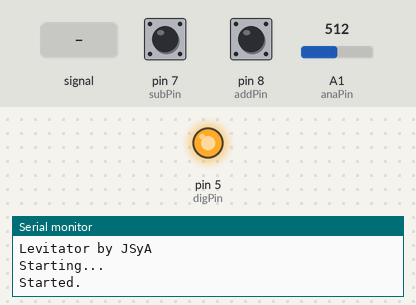
This sketch was run on a simulated Arduino Uno, built with avr-gcc and run on an emulated ATmega328P. Parts: output pins drawn as LEDs (lit = HIGH), the last lines printed to the serial monitor. The inputs (shaded band) are chosen by the test bench; at power-on: A1 (anaPin) = 512, pin 7 (subPin) HIGH, pin 8 (addPin) HIGH.

Above: at 1.2 s.
1.3 s: A1 (anaPin) fed a 200 Hz sine of ±460 counts around its level
At 3.53 s:
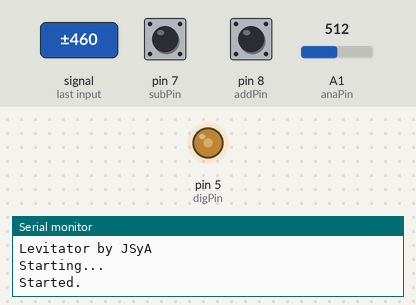
4.3 s: A1 (anaPin) set to 1023
7.3 s: A1 (anaPin) set to 0
At 10.0 s:
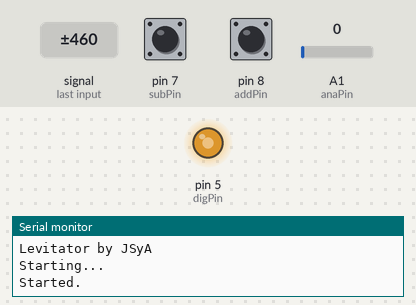
10.3 s: pin 7 (subPin) pulled LOW for 0.15 s
At 11.3 s:
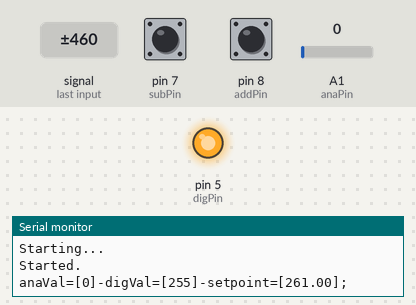
13.4 s: pin 8 (addPin) pulled LOW for 1 s
At 15.5 s:
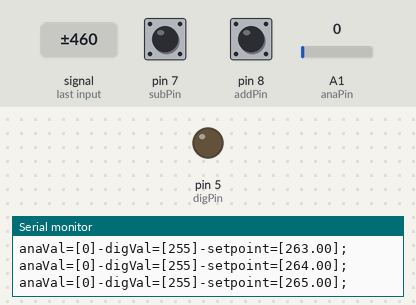
16.4 s: pin 7 (subPin) pulled LOW for 1 s
Timing chart, 0 to 20.5 s (numbered marks = the images above; inputs shaded):
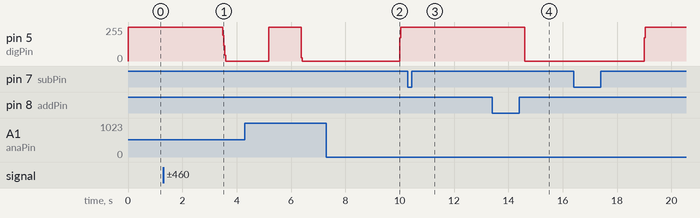

Measured:
- after the input at 10.3 s, pin 5 (digPin): stays 255/255 (without the input it goes to 0/255 after 3.0 s)
- after the input at 13.4 s, pin 5 (digPin): 255/255 → 0/255 after 1.2 s instead of 0.20 s

The sketch:

levitate.ino
```cpp
//=========================================================|
//     Ekobots Innovation Ltda - www.ekobots.com.br        |
//        Juan Sirgado y Antico - www.jsya.com.br          |
//---------------------------------------------------------|
//      Program Magnetic Levitator PID - 2016/10/06        |
//               All rights reserved 2016                  |
//=========================================================|
int anaPin = 1;   // Arduino Analogic Pin 1
int digPin = 5;   // Arduino Digital  Pin 5
int subPin = 7;   // Arduino Digital  Pin 7
int addPin = 8;   // Arduino Digital  Pin 8
//
int anaVal = 0;   // Analogic Valie
int digVal = 0;   // Digital Value
//
int levVal = 262; // Levitation Value
int dlyVal = 10;  // Delay Value
//
float timVal = 0; // Time Value
//---------------------------------------------------------|
// PID Values
float setpoint = 0;
float measured_value = 0;
float output = 0;
float integral = 0;
float derivative = 0;
float error = 0;
float previous_error = 0;
float dt = 0.1;
float Kp = 1.0;
float Ki = 0.1;
float Kd = 0.01;
//---------------------------------------------------------|
void setup()
{
   // Levitator initialization Begin;
   Serial.begin(57600);
   Serial.println("Levitator by JSyA");
   Serial.println("Starting...");
   // Digital Pins Work Mode Setup;
   pinMode(digPin, OUTPUT);
   pinMode(addPin, INPUT_PULLUP);
   pinMode(subPin, INPUT_PULLUP);
   //
   timVal = millis();
   setpoint = levVal;
   // Levitator initialization End;
   Serial.println("Started.");
}
//---------------------------------------------------------|
void loop() // PID
{
   // Hall Sensor Read (Magnetic Field Intensity);
   anaVal = analogRead(anaPin);
   // PID calculations
   measured_value = anaVal;
   error = setpoint - measured_value;
   integral = integral + error * dt;
   derivative = (error - previous_error) / dt;
   output = (-Kp * error) + (-Ki * integral) + (-Kd * derivative);
   previous_error = error;
   // Final value setup
   digVal += output;
   // Check the value for levitation point;
   if (digVal < 0) digVal=0;
   if (digVal > 255) digVal=255;
   // Increase/Decrease the value for Electromagnet;
   // With Base on Sensor Value and the Levitation Point;
   analogWrite(digPin, digVal);
   // Show log values for debug;
//   if((millis()-timVal) > 500)
//   {
//      value_log();
//      timVal = millis();
//   }
   // Increase The Value Of Levitation Point;
   if (digitalRead(addPin) == LOW)
   {
      setpoint++;
      value_log();
      delay(250);
   }
   if (digitalRead(subPin) == LOW)
   {
      setpoint--;
      value_log();
      delay(250);
   }
   // Time between electromagnet state changes;
   delayMicroseconds(dlyVal);
}
//---------------------------------------------------------|
void value_log()
// Analogic/Digital/Levitation Values Print;
{
   // Show the Hall Sensor Value;
   Serial.print("anaVal=[");
   Serial.print(anaVal);
   Serial.print("]-");
   // Show the Electromagnet state On=1/Off=0;
   Serial.print("digVal=[");
   Serial.print(digVal);
   Serial.print("]-");
   // Show the Levitation Point Value;
   Serial.print("setpoint=[");
   Serial.print(setpoint);
   Serial.println("];");
}
//=========================================================|
```
